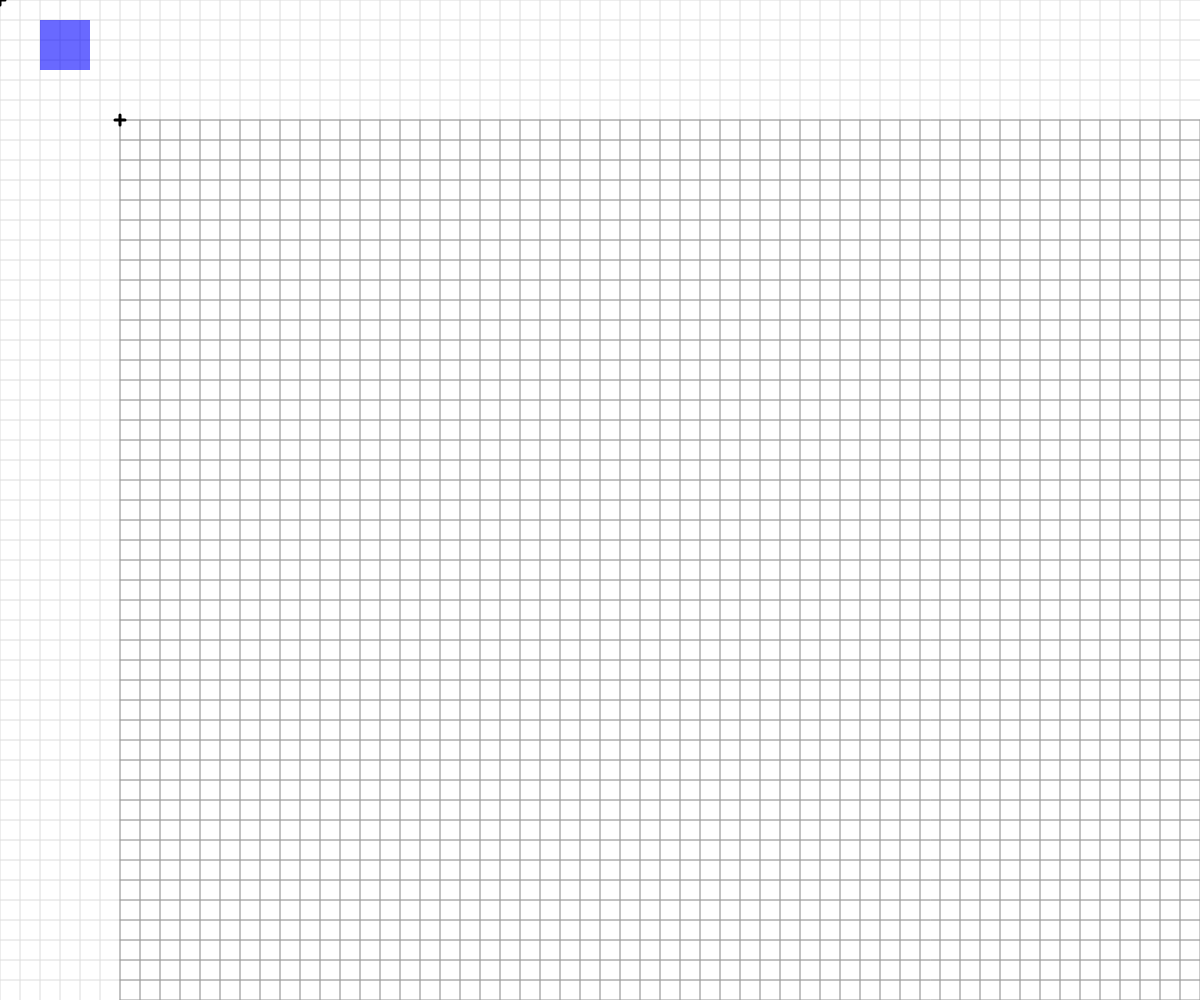
Frame 1 (no input)
Frame 60 (no input): identical to frame 1, image omitted
Frame 120 (the mouse pressed at the canvas centre since frame 60): identical to frame 1, image omitted

The p5.js sketch that drew this single still picture (run headless with seeded random() and noise() and a simulated clock; from frame 60 on, the mouse is pressed at the canvas centre):

// p5.js sketch
// ── sketch.js
// Basic Transformations Sandbox


let originalSpacing = 20;


function setup() {
  createCanvas(windowWidth, windowHeight);
}

function draw() {
  background(255);
  drawBasicGrid(220);
  rectangleBlue(40, 20);


  //transformation one: TRANSLATION
  translate(120, 120);
  drawBasicGrid(150);



  //add push()  pop()




  //transformation two: SCALE
  //SCALE FACTORS:
  // 1 - no change <1 smaller   >1 larger
  // let scaleAmount - 2.5;
  




  //transformation three: ROTATION
  //reminder: rotations are measured in radians, not degrees! Functions can help with the conversion...



  //Combinations of Transformations



}


function face(x, y) {
  //draw a face at x,y
  push();
  translate(x, y);
  ellipseMode(CENTER);
  fill(200, 200, 0);
  stroke(0);
  ellipse(0, 0, 80, 80);
  fill(90, 140, 30, 220);
  triangle(-20, 20, 20, 20, 0, 30);
  fill(0);
  ellipse(-25, 0, 10, 10);
  ellipse(25, 0, 10, 10);
  strokeWeight(5);
  line(-30, -10, 30, -10);
  strokeWeight(1);
  pop();

}

function rectangleRed(x, y) {
  //draw a red rectangle at x,y (sized 50 pixels square) - to visualize what happens to the coordinate system
  //when different basic transformations are applied.
  noStroke();
  fill(255, 0, 0, 150);
  rect(x, y, 50, 50);

}

function rectangleBlue(x, y) {
  //draw a red rectangle at x,y (sized 50 pixels square) - to visualize what happens to the coordinate system
  //when different basic transformations are applied.
  noStroke();
  fill(0, 0, 255, 150);
  rect(x, y, 50, 50);

}

function drawBasicGrid(shade) {
  //draw the normal cartesian Coordinate Grid, in a light color. Spaced at 20 px by default
  stroke(shade);
  for (let x = 0; x < width; x += 20) {
    line(x, 0, x, height);
  }
  for (let y = 0; y < height; y += 20) {
    line(0, y, width, y);
  }

  //Draw "X" at the origin
  strokeWeight(3);
  stroke(0);
  line(-5, 0, 5, 0);
  line(0, 5, 0, -5);
  strokeWeight(1);
}
